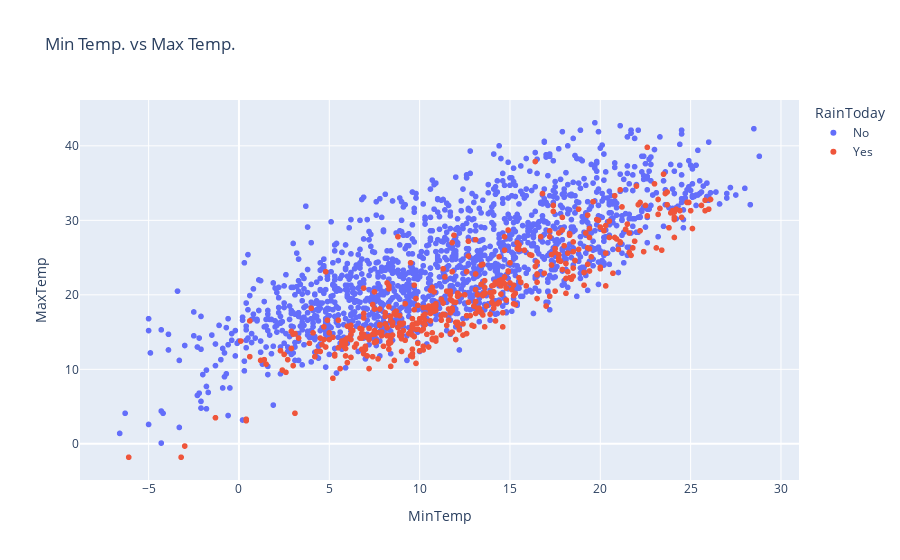

Notebook cell for this chart:
### Code cell
px.scatter(raw_df.sample(2000), 
           title='Min Temp. vs Max Temp.',
           x='MinTemp', 
           y='MaxTemp', 
           color='RainToday')

### Figure 1 — Plotly figure (JSON) as saved in the notebook; plotly's stock layout.template omitted (floating-point values rounded to 4 significant figures; data arrays with more than 128 entries replaced by an {"elided": "..."} marker saying what was removed)
{"data": [{"hovertemplate": "RainToday=No<br>MinTemp=%{x}<br>MaxTemp=%{y}<extra></extra>", "legendgroup": "No", "marker": {"color": "#636efa", "symbol": "circle"}, "mode": "markers", "name": "No", "showlegend": true, "type": "scattergl", "x": {"elided": "1555 float values"}, "xaxis": "x", "y": {"elided": "1555 float values"}, "yaxis": "y"}, {"hovertemplate": "RainToday=Yes<br>MinTemp=%{x}<br>MaxTemp=%{y}<extra></extra>", "legendgroup": "Yes", "marker": {"color": "#EF553B", "symbol": "circle"}, "mode": "markers", "name": "Yes", "showlegend": true, "type": "scattergl", "x": {"elided": "445 float values"}, "xaxis": "x", "y": {"elided": "445 float values"}, "yaxis": "y"}], "layout": {"legend": {"title": {"text": "RainToday"}, "tracegroupgap": 0}, "title": {"text": "Min Temp. vs Max Temp."}, "xaxis": {"anchor": "y", "domain": [0, 1], "title": {"text": "MinTemp"}}, "yaxis": {"anchor": "x", "domain": [0, 1], "title": {"text": "MaxTemp"}}}}
